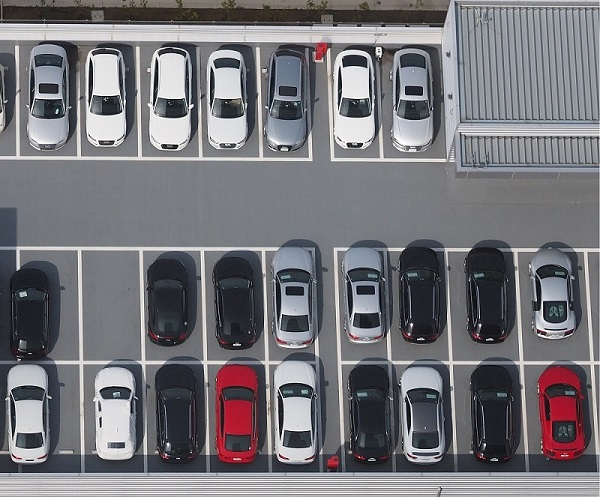
#> input picture DATA/parking-sample/parking-full-top-small.jpg, 600 x 497 px; the run also reads 1 picture not shown here
$ python ParkingDetection-main.py   (Python 2 division)   (older library calls are emulated)
#> lines starting #> are read from the running program, lines starting #| are printed output that depends on the picture; after the words box and inside, x2 and y2 are one past the last pixel; in counts of white or black regions, pixels touching at a corner belong together
### ParkingDetectionFiltering.py
import cv2
import numpy as np
import matplotlib.pyplot as plt    #from matplotlib import pyplot as plt

from ParkingDetection import ParkingDetection

from ImageHelper import ImageHelper as ih
from ImageProcessing import ProcessingGray as pg
from ImageProcessing import ProcessingColor as pc
from ImageFeaturing import FeatureDetection as fd
from ImagePreview import ImagePreview as ip
from RectSizeSelection import RectSelection

class FilteringParkingDetection(ParkingDetection):

    def detectParking(self, img, showProcess):
        #-> Parking spot size marking
        rectWidth, rectHeight = self.parkingSpotSize(img)

        #-> Image processing
        ftrImg = ih.copyImage(img)

        '''
        claColor = pc.claheColor(ftrImg)
        meanShift = pc.meanShift(ftrImg)
        gray = pc.grayScale(ftrImg)
        equ = pg.equHist(gray)
        claGray = pg.claheGray(gray)
        thresh = pg.threshOtsu(gray)
        adptThreshMean = pg.threshAdptMean(gray)
        adptThreshGauss = pg.threshAdptGauss(gray)
        dilation = pg.dilation(thresh)
        closing = pg.closing(thresh)
        canny = pg.canny(gray)
        result = canny
        '''

        blur = pc.medianBlur(ftrImg)
        mean = pc.meanShift(blur)
        colRange = pc.colorRange(mean)

        gray = cv2.cvtColor(mean, cv2.COLOR_BGR2GRAY)
        adpThresh = pg.threshAdptGauss(gray)

        res = cv2.bitwise_and(colRange,adpThresh)
        gradient = pg.gradient(adpThresh)
        #closing = pg.closing(gradient)
        result = closing

        '''
        blur = pc.bilateralBlur(ftrImg)
        mean = pc.meanShift(blur)
        gray = pc.grayScale(mean)

        sobelx8u = cv2.Sobel(gray,cv2.CV_8U,1,0,ksize=5)
        canny = pg.canny(sobelx8u)

        adpThresh = pg.threshAdptGauss(gray)

        res = np.bitwise_or(canny,adpThresh)
        opening = pg.opening(res)
        result = sobelx8u
        '''

        #-> Image feature detection
        dtcImg = ih.copyImage(result)

        #img = fd.drawLines(img, fd.detectLines(dtcImg))

        contours = fd.detectSqrContours(dtcImg)
        #img = fd.drawBiggestContour(img, contours)
        #img = fd.drawContours(img, contours)
        img = fd.drawSizedContours(img, contours, rectWidth, rectHeight, 0.2)
        #img = fd.drawRatioContours(img, contours, 2, 0.2)


        #-> Image result preview
        if(showProcess):
            # [5 lines of commented-out code are left out]
            titles = ['Original', 'Blur', 'Mean', 'Color-Range', 'Gray', 'Thresh', 'Gradient', 'Closing']
            images = [img, blur, mean, colRange, gray, adpThresh, gradient, closing]
            #titles = ['Original', 'Blur', 'Mean', 'Gray', 'Canny', 'Thresh', 'Canny+Thresh', 'Opening']
            #images = [img, blur, mean, gray, canny, adpThresh, res, opening]

            ip.showAdvanced(images, titles)
            #ip.showSimple(images, titles)

            img1 = img
            img2 = result
            cv2.imshow('comparison',ip.stackImages(img1, img2))

        return img

    def parkingSpotSize(self, img):
        #print "Select parking spot size and press Enter:"
        #rs = RectSelection(ih.copyImage(img))
        #rectWidth, rectHeight = rs.getRectSize()
        rectWidth, rectHeight = 60,110
        print "Parking spot size: " + str(rectWidth) + "x" + str(rectHeight)
        return rectWidth, rectHeight

### ImageProcessing.py
import cv2
import numpy as np

#Grayscale image processing Class
class ProcessingGray(object):

    #Clahe - Grayscale
    # [23 lines left out: functions claheGray, equHist, threshOtsu, threshAdptMean, not called in this run]

    #Adaptive Gauss Threshold
    @staticmethod
    def threshAdptGauss(img):
        img_median_val = np.median(img)
        #adptThreshGauss = cv2.adaptiveThreshold(img, 255, cv2.ADAPTIVE_THRESH_GAUSSIAN_C, cv2.THRESH_BINARY, 11, 2)
        adptThreshGauss = cv2.adaptiveThreshold(img, img_median_val, cv2.ADAPTIVE_THRESH_GAUSSIAN_C, cv2.THRESH_BINARY, 13, -1)
        return adptThreshGauss

    #Canny filter
    # [48 lines left out: functions canny, erosion, dilation, opening, closing, not called in this run]

    #Morphological Gradient - Difference between dilation and erosion
        #outline of the object
    @staticmethod
    def gradient(img):
        se = cv2.getStructuringElement(cv2.MORPH_RECT, (2,4))
        gradient = cv2.morphologyEx(img, cv2.MORPH_GRADIENT, se)
        #kernel = np.ones((2,4),np.uint8)
        #gradient = cv2.morphologyEx(img, cv2.MORPH_GRADIENT, kernel)
        return gradient

    #Top Hat - Substraction of Opening from Original
        #remove minorities of object
    # [17 lines left out: functions tophat, blackhat, not called in this run]

#Color image processing Class
class ProcessingColor(object):

    #Grayscale
    # [4 lines left out: function grayScale, not called in this run]

    #HSV colorscale
    @staticmethod
    def hsvScale(img):
        hsv = cv2.cvtColor(img, cv2.COLOR_BGR2HSV)
        return hsv

    #BilateralBlur
    # [10 lines left out: functions bilateralBlur, gaussBlur, not called in this run]

    #MedianBlur
    @staticmethod
    def medianBlur(img):
        blur = cv2.medianBlur(img, 3)
        return blur

    #Clahe - Color
    # [14 lines left out: function claheColor, not called in this run]

    #MeanShift
    @staticmethod
    def meanShift(img):
        spatialRadius = 30
        colorRadius = 20
        maxPyrLevel = 3
        meanShift = cv2.pyrMeanShiftFiltering(img, spatialRadius, colorRadius, maxPyrLevel)
        return meanShift

    #Color-Range filtering HSV
    @staticmethod
    def colorRange(img):
        #img_hsv = cv2.cvtColor(img, cv2.COLOR_BGR2HSV)
        img_hsv = ProcessingColor.hsvScale(img)

        lower_black = np.array([0,0,0])
        upper_black = np.array([180,255,50])

        lower_white = np.array([0,0,200])
        upper_white = np.array([180,255,255])

        # [22 lines of commented-out code are left out]

        mask_black = cv2.inRange(img_hsv, lower_black, upper_black)
        mask_white = cv2.inRange(img_hsv, lower_white, upper_white)

        mask = cv2.addWeighted(mask_black, 1, mask_white, 1, 0)
        #res = cv2.bitwise_or(mask_black,mask_white)
        return mask

### ImageHelper.py
import cv2
import numpy as np

#Image helper Class
class ImageHelper(object):

    #Grayscale detection (gray/color type image) - returns true if the given 3 channel image is B=G=R
    #@classmethod   #has (access to) object properties (self, cls..) as first parameters
    # [13 lines left out: function isGrayImage, not called in this run]

    #Copy image array using NumPy library
    @staticmethod
    def copyImage(img):
        copy = np.copy(img)
        return copy

### ParkingDetection-main.py
import cv2
import numpy as np
import matplotlib.pyplot as plt    #from matplotlib import pyplot as plt

from ParkingDetectionFiltering import FilteringParkingDetection
from ParkingDetectionSubtraction import SubtractionParkingDetection
from ParkingDetectionBgSubModel import BgSubModelParkingDetection
from ParkingDetectionTemplate import TemplateParkingDetection

#TODO:
    #Order image processing and filtering for best results
    #Implement parking spot size detection (average of most of contures with size ratio 2:3)
    #Detect cars and parking spots - print the number of empty and full parking spots

fileTypes = [('JPG', '.jpg'), ('PNG', '.png')]
dataFolder = './DATA/'

sampleFolder = './parking-sample/'
imgOpen = './parking-full-top-small.jpg'
imgSave = './parking-detect.png'

filePath = dataFolder+sampleFolder+imgOpen

pklotFolder = './parking-pkLot/'
imgSubOpen = './parking-2.jpg'
imgSubOpenBG = './parking-bg.jpg'

filePathSub = dataFolder+pklotFolder+imgSubOpen
filePathSubBG = dataFolder+pklotFolder+imgSubOpenBG

fullPKlotFolder = './PKlot/'
emptyFolder = './empty/'
imgSubEmpty = './pklot77.jpg'

emptyFolderPath = dataFolder+fullPKlotFolder+emptyFolder
filePathImgSubModel = dataFolder+fullPKlotFolder+imgSubEmpty

templateImg = './template.jpg'
templateMatch = './parking-sample.jpg'

filePathImgTemplate = dataFolder+sampleFolder+templateImg
filePathImgMatch = dataFolder+sampleFolder+templateMatch

#Open file select dialog
#fo = FileOperations(fileTypes, str(dataFolder+sampleFolder), dataFolder, imgOpen, imgSave)
#filePath = fo.openFileDialog()

#Load an image modes: #1/cv2.IMREAD_COLOR #0/cv2.IMREAD_GRAYSCALE #-1/cv2.IMREAD_UNCHANGED
img = cv2.imread(filePath,1)
#> img is the input picture: shape (497, 600, 3); mean B, G, R 120.6, 115.6, 116.6
imgSub = cv2.imread(filePathSub,1)
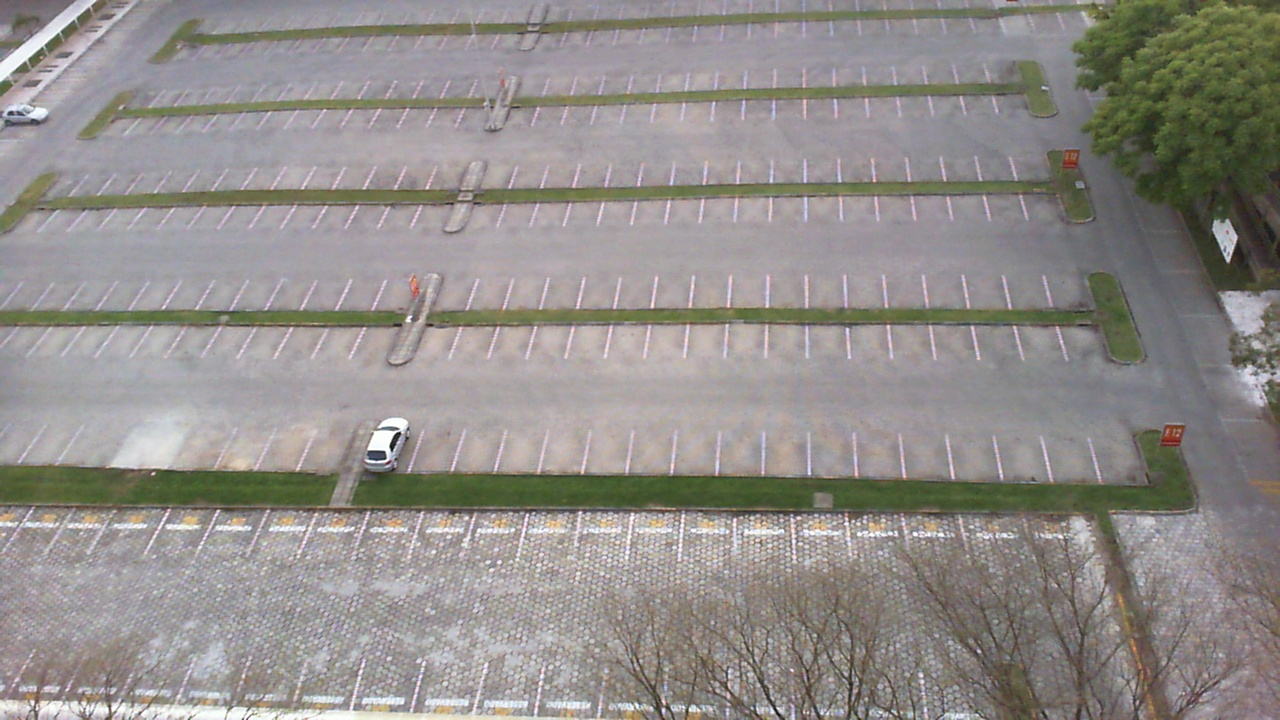
#> input picture DATA/parking-pkLot/parking-2.jpg, 1280 x 720 px
#> imgSub is the input picture: shape (720, 1280, 3); mean B, G, R 137.9, 141.2, 145.4
imgBG = cv2.imread(filePathSubBG,1)
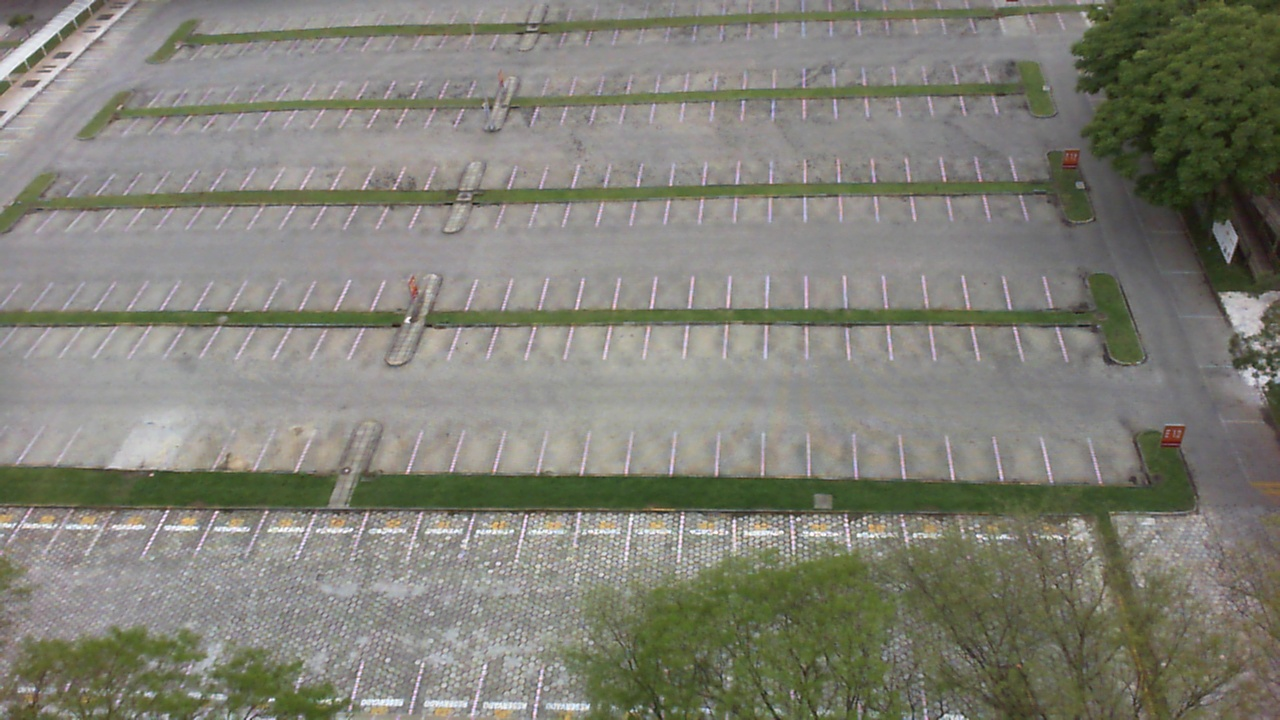
#> input picture DATA/parking-pkLot/parking-bg.jpg, 1280 x 720 px
#> imgBG is the input picture: shape (720, 1280, 3); mean B, G, R 118, 128.3, 128.6
imgSubModel = cv2.imread(filePathImgSubModel,1)
imgTemplate = cv2.imread(filePathImgTemplate,0)
imgMatch = cv2.imread(filePathImgMatch,1)

#Defining parking detection techniques - Class detection
fpd = FilteringParkingDetection()
spd = SubtractionParkingDetection()
bpd = BgSubModelParkingDetection()
tpd = TemplateParkingDetection()

print '1. Parking detection using image filtering'
print '2. Parking detection using background substraction'
print '3. Parking detection using background model'
print '4. Parking detection using templates'
teqNo = raw_input('Choose detection technique: ')
#> the answer given: 1

if(teqNo == '1'):
    #Parking detection using image filtering
    img = fpd.detectParking(img, False)
#> in detectParking, `rectWidth, rectHeight = self.parkingSpotSize(img)`: rectWidth = 60; rectHeight = 110
#> in hsvScale, `hsv = cv2.cvtColor(img, cv2.COLOR_BGR2HSV)`: hsv: shape (497, 600, 3); mean H, S, V 109, 25.9, 123.6
#> in colorRange, `mask_black = cv2.inRange(img_hsv, lower_black, upper_black)`:
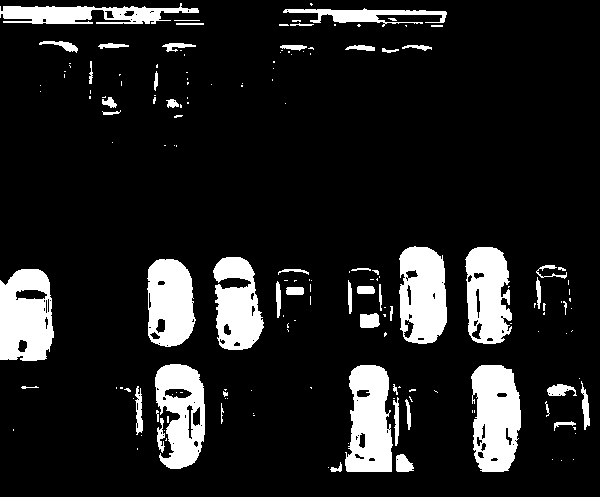
#> mask_black: shape (497, 600); 12.7% white; 169 white regions (115 under 20 px), largest, box (x1, y1, x2, y2) and area: (471, 365, 521, 472) 4214, (0, 269, 54, 361) 4026, (345, 365, 393, 472) 3898
#> in colorRange, `mask_white = cv2.inRange(img_hsv, lower_white, upper_white)`: mask_white: shape (497, 600); 11.9% white; 160 white regions (98 under 20 px), largest, box (x1, y1, x2, y2) and area: (0, 24, 448, 44) 6376, (328, 50, 446, 162) 3022, (17, 247, 279, 455) 2764
#> in colorRange, `mask = cv2.addWeighted(mask_black, 1, mask_white, 1, 0)`: mask: shape (497, 600); 24.7% white; 290 white regions (192 under 20 px), largest, box (x1, y1, x2, y2) and area: (0, 3, 448, 44) 10192, (213, 257, 314, 394) 4371, (471, 365, 521, 472) 4216
#> in detectParking, `gray = cv2.cvtColor(mean, cv2.COLOR_BGR2GRAY)`:
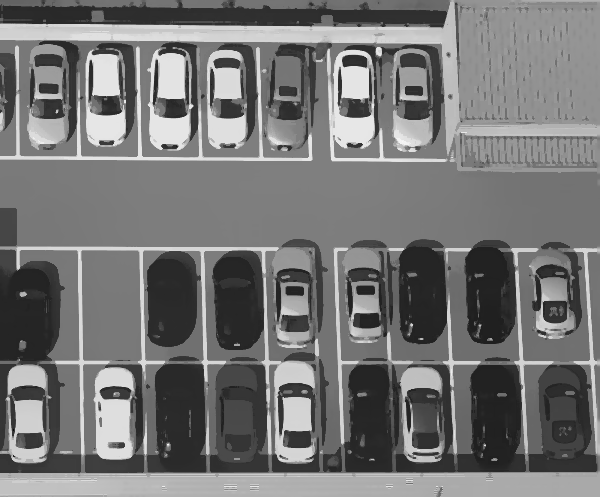
#> gray: shape (497, 600); min 7, max 248, mean 116.8
#> in threshAdptGauss, `img_median_val = np.median(img)`: img_median_val = 120
#> in threshAdptGauss, `adptThreshGauss = cv2.adaptiveThreshold(img, img_median_val, cv2.ADAPT..`:
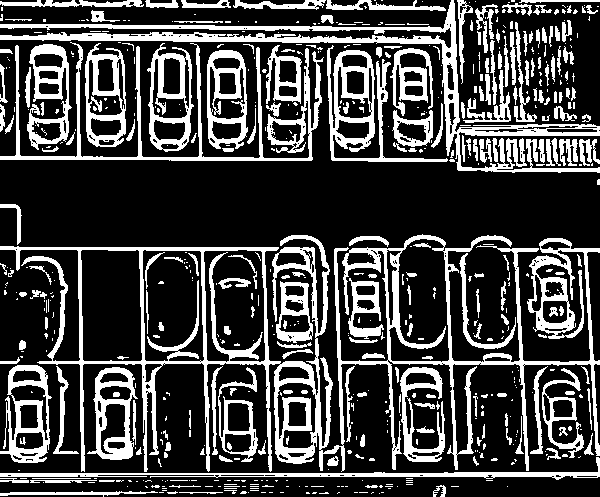
#> adptThreshGauss: shape (497, 600); values 0 (black) and 120 (white), 26.6% white; 600 white regions (384 under 20 px), largest, box (x1, y1, x2, y2) and area: (0, 234, 600, 472) 21647, (0, 0, 600, 173) 8633, (0, 42, 324, 161) 4557
#> in detectParking, `res = cv2.bitwise_and(colRange,adpThresh)`:
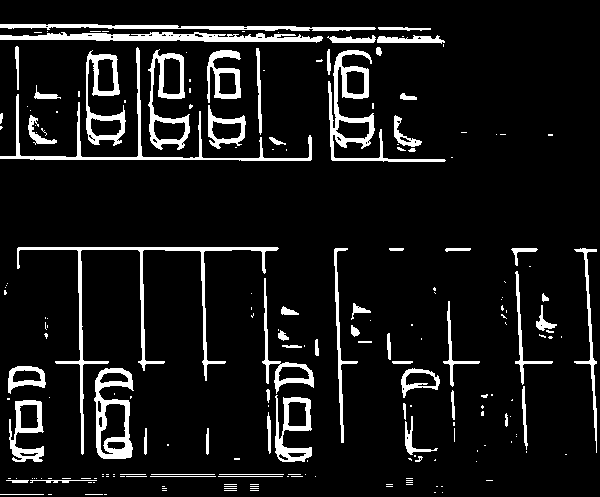
#> res: shape (497, 600); values 0 (black) and 120 (white), 9.2% white; 208 white regions (141 under 20 px), largest, box (x1, y1, x2, y2) and area: (17, 247, 279, 455) 2764, (328, 50, 446, 162) 2183, (0, 32, 323, 43) 2045
#> in gradient, `gradient = cv2.morphologyEx(img, cv2.MORPH_GRADIENT, se)`:
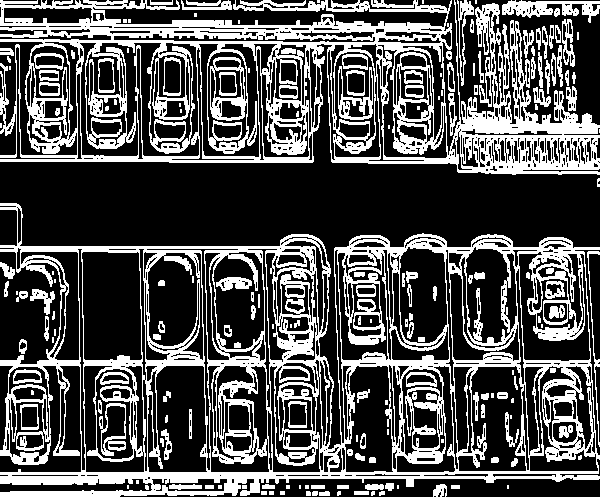
#> gradient: shape (497, 600); values 0 (black) and 120 (white), 31.8% white; 182 white regions (57 under 20 px), largest, box (x1, y1, x2, y2) and area: (0, 203, 600, 497) 44377, (0, 0, 600, 175) 37117, (502, 0, 600, 23) 1077
#> (the run stopped early here; a loop or call above may not have finished)
